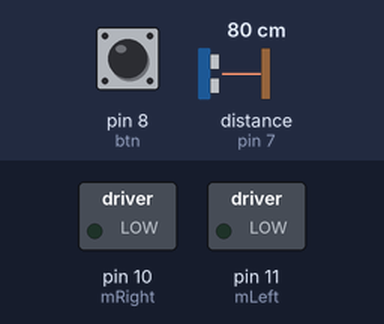
A sketch run on a simulated Arduino Uno, built with avr-gcc and run on an emulated ATmega328P. On the bench: switched loads named in the sketch (green lamp = pin HIGH). Wiring (inferred from the names in the program): ultrasonic range finder: trigger pin 7; echo pin 7. The test bench sets the inputs (shaded band); at power-on: pin 8 (btn) HIGH, distance to the obstacle (sensor on pin 7) 80 cm. The echo pulse lasts 58.3 µs per cm; EEPROM starts erased; what the sketch prints to the serial monitor is not drawn.

Above: at 0.1 s.
At 1.6 s:
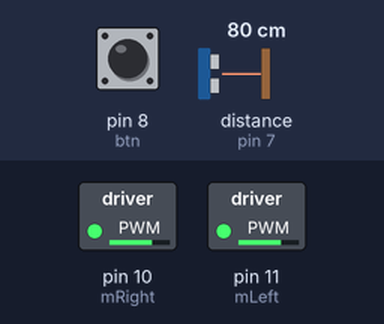
Timing chart, 0 to 6.2 s (numbered marks = the images above):
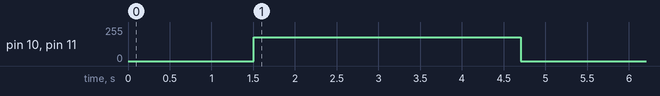

The sketch:

LatMap_2.ino
```cpp
/**********************************
 * LatMap_2
 *
 * ECE 210 Final Project
 * C3C Nathan Ruprecht
 * C3C Brian Yarbrough
 *
 * Hardware:
 * 1 Ultrasonic sensor
 * 2 DC Motors
 * 1 Ardunio Uno
 * 1 Push Button
 * 1 9V battery
 *
 * General Description
 * Measures distances in a 360 degree radius
 * Stores values to onboard EEPROM
 * Outputs Values to Serial monitor
 *
 * Values are then independently procesed and mapped with MatLab
 *
 * 10 December 2013
 * /////////////////////////////////////
 * Documentation:
 * Ultrasonic code referencd from http://www.arduino.cc/en/Tutorial/Ping
 *
 *///////////////////////////////////

//NOTE! the Arduino EEPROM has a lifespan of only 100,000 read/writes
//do not read and write unnecesarily
#include <EEPROM.h>

//motor pins
const int mLeft = 11;
const int mRight = 10;
//button pin
const int btn = 8;
//constant for the pin
const int pingPin = 7;

//current memory index
int curMem = 0;

/***********************************
 * The entire program is run from setup
 * After initial setup, the program waits for a button push before taking measurments
 * On the second button push, it will output the values to the serial monitor
 * These values can then be processed for a 2D map
 */
void setup(){
  //set pinmodes
  pinMode(mRight, OUTPUT);
  pinMode(mLeft, OUTPUT);
  pinMode(btn, INPUT);

  //begin the serial output
  Serial.begin(9600);

  delay(5);

  //wait for button push to begin
  while(digitalRead(btn)==LOW){
    //empty loop
  }

  //USER PUSHES BUTTON//

  delay(1500);
  //begin taking measurments

  //power on the motors
  analogWrite(mRight, 180);
  analogWrite(mLeft, 180);

  //current runtime of the program
  int start = millis();

  //run for 3.2 seconds (~1 rotation)
  while(millis()<start+3200){
    //take measurements
    ultraSonicMeasure();
  }

  //turn off motors
  digitalWrite(mRight, LOW);
  digitalWrite(mLeft, LOW);

  delay(50);

  //USER PUSHES BUTTON//

  //wait for button push
  while(digitalRead(btn)==LOW){
    //empty loop
  }

  //print the data to the computer
  outputData();
}


/******************************************************
 * Outputs the stored EEPROM data to the serial monitor on the screen
 */
void outputData(){
  int i;
  for(i = 0; i<44*8; i+=8){
    //read the value
    byte value = EEPROM.read(i);
    //print the value
    Serial.println(value);
  }
}

//no loop - code only runs once
void loop(){
}
```

ultraSonicMeasure.ino
```cpp
/*********************************************
sends out a pulse from the ultrasonic sensor
listens for the pulse
returns distance
*/
void ultraSonicMeasure(){
  long duration;
  byte distance;

  //pulse timeout (2 times the max range times velocity)
  long timeOut = 2*255*74;

  //set the pin mode
  pinMode(pingPin, OUTPUT);
  //short silence
  digitalWrite(pingPin, LOW );
  delayMicroseconds(2);
  //send out pulse
  digitalWrite(pingPin, HIGH);
  delayMicroseconds(5);
  digitalWrite(pingPin, LOW );

  //listen for signal
  //switch the pin mode
  pinMode(pingPin, INPUT);
  //set duration equal to the time
  duration = pulseIn(pingPin, HIGH, timeOut);
  //calculate the distance
  distance =  microsecondsToInches(duration);

  //store the value in EEPROM
  store(distance);
}

/**********************************************
converts the time for the pulse to return to a measurment in incehs
passed the pulse time
*/
byte microsecondsToInches(long microseconds)
{
  // According to Parallax's datasheet for the PING))), there are
  // 73.746 microseconds per inch

  //this is the distance
  long dis = microseconds / 74 / 2;
  //cast into a byte format so it can be saved
  if(dis<254){
    return (byte)dis;
  }
  else { //the pulse timed out
    return 255;
  }
}

/*******************************************************
sotres the measurement
*/
void store(byte distance){
  //check to make sure there is still memory space
  if(curMem<=1016){
    //save the value
    EEPROM.write(curMem, distance);
    //increment the  memory one byte
    curMem+=8;
  }
}
```
